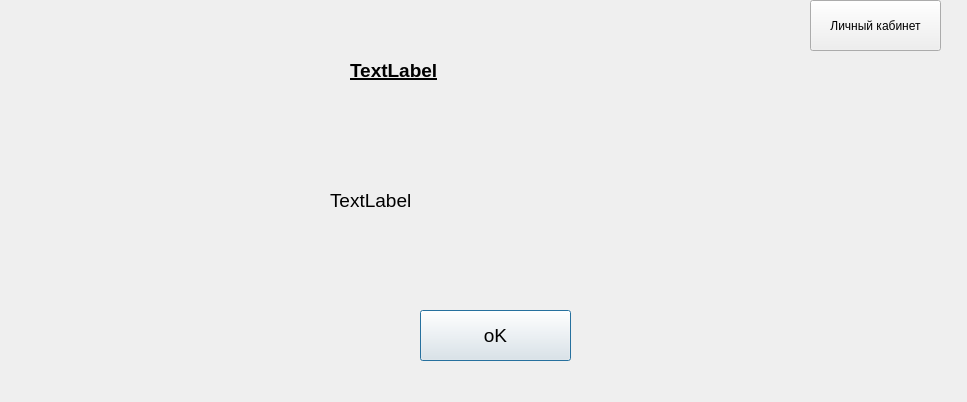
<?xml version="1.0" encoding="UTF-8"?>
<ui version="4.0">
 <class>Dialog2</class>
 <widget class="QDialog" name="Dialog2">
  <property name="geometry">
   <rect>
    <x>0</x>
    <y>0</y>
    <width>967</width>
    <height>402</height>
   </rect>
  </property>
  <property name="windowTitle">
   <string>Dialog</string>
  </property>
  <widget class="QLabel" name="label">
   <property name="geometry">
    <rect>
     <x>350</x>
     <y>50</y>
     <width>231</width>
     <height>41</height>
    </rect>
   </property>
   <property name="font">
    <font>
     <pointsize>14</pointsize>
     <weight>75</weight>
     <bold>true</bold>
     <underline>true</underline>
    </font>
   </property>
   <property name="text">
    <string>TextLabel</string>
   </property>
  </widget>
  <widget class="QLabel" name="label_2">
   <property name="geometry">
    <rect>
     <x>330</x>
     <y>100</y>
     <width>571</width>
     <height>201</height>
    </rect>
   </property>
   <property name="font">
    <font>
     <pointsize>14</pointsize>
    </font>
   </property>
   <property name="text">
    <string>TextLabel</string>
   </property>
   <property name="wordWrap">
    <bool>true</bool>
   </property>
  </widget>
  <widget class="QPushButton" name="pushButton">
   <property name="geometry">
    <rect>
     <x>420</x>
     <y>310</y>
     <width>151</width>
     <height>51</height>
    </rect>
   </property>
   <property name="font">
    <font>
     <pointsize>14</pointsize>
    </font>
   </property>
   <property name="text">
    <string>oK</string>
   </property>
  </widget>
  <widget class="QLabel" name="label_3">
   <property name="geometry">
    <rect>
     <x>30</x>
     <y>10</y>
     <width>261</width>
     <height>371</height>
    </rect>
   </property>
   <property name="text">
    <string/>
   </property>
   <property name="pixmap">
    <pixmap resource="myresources.qrc">:/images/monstersuniversityjamespsullivanicon2.png</pixmap>
   </property>
  </widget>
  <widget class="QPushButton" name="pushButton_2">
   <property name="geometry">
    <rect>
     <x>810</x>
     <y>0</y>
     <width>131</width>
     <height>51</height>
    </rect>
   </property>
   <property name="text">
    <string>Личный кабинет</string>
   </property>
   <property name="icon">
    <iconset resource="myresources.qrc">
     <normaloff>:/images/home.png</normaloff>:/images/home.png</iconset>
   </property>
  </widget>
  <widget class="QLabel" name="label_4">
   <property name="geometry">
    <rect>
     <x>0</x>
     <y>0</y>
     <width>967</width>
     <height>402</height>
    </rect>
   </property>
   <property name="text">
    <string/>
   </property>
   <property name="pixmap">
    <pixmap resource="myresources.qrc">:/images/2fons.ru-16024.png</pixmap>
   </property>
  </widget>
  <zorder>label_4</zorder>
  <zorder>label</zorder>
  <zorder>pushButton</zorder>
  <zorder>label_3</zorder>
  <zorder>pushButton_2</zorder>
  <zorder>label_2</zorder>
 </widget>
 <resources>
  <include location="myresources.qrc"/>
 </resources>
 <connections/>
</ui>
